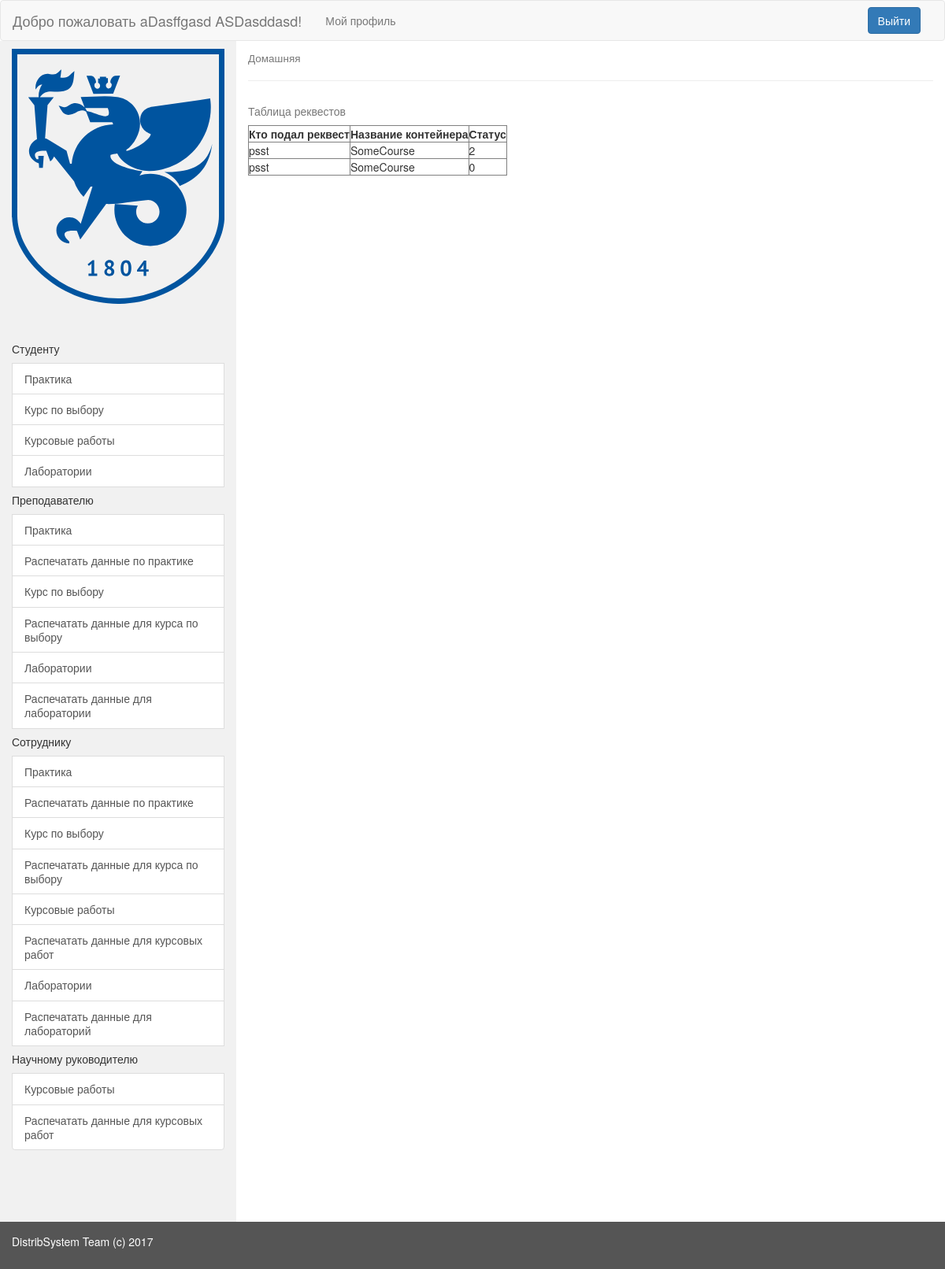
Screenshot of /distribution/my_profile/16/cooperator/Course/view_requests (signed in) with the database file from the repository.
### choose_distrib/models.py (models this page shows, shortened)
class Request(models.Model):
    student = models.ForeignKey(User, on_delete=models.CASCADE)
    container = models.ForeignKey(Container, on_delete=models.CASCADE)
    STATUS = (
        (0, 'SENDED'),
        (1, 'ACCEPTED'),
        (2, 'DECLINED'),
    )
    status = models.IntegerField(
        default=0,
        validators=[MaxValueValidator(2), MinValueValidator(0)],
        choices=STATUS
    )
    REQUESTTYPE = (
        ('Laboratory', 'laboratory'),
        ('Course', 'course'),
        ('Practice', 'practice'),
        ('ScienceHead', 'science_director')
    )
    request_type = models.CharField(max_length=20, choices=REQUESTTYPE)
    send_date = models.DateTimeField(auto_now_add=True)
    change_date = models.DateField(auto_now=True)

class Container(models.Model):
    container_name = models.CharField(max_length=100, verbose_name='Название')
    container_director = models.ManyToManyField(User)
    container_capacity = models.IntegerField(
        default=0,
        validators=[MaxValueValidator(300), MinValueValidator(0)]
    )
    CONTAINERCHOISE = (
        ('Laboratory', 'laboratory'),
        ('Course', 'course'),
        ('Practice', 'practice'),
        ('ScienceHead', 'science_director')
    )
    container_type = models.CharField(max_length=20, choices=CONTAINERCHOISE)
    def __str__(self):
        return self.container_name

### choose_distrib/views.py (the view)
# urls.py: url(r'^(?P<request_type>[A-z]+)/(?P<action_type>[A-z]+)$', views.coop_form, name='cooperator')]))
def coop_form(request, user_id, request_type, action_type):
    context = {}
    requests = []
    try:
        requests.append(list(Request.objects.filter(request_type=request_type)))
        context = {
            'user_id': user_id,
            "requests": requests,
        }
    except:
        messages.add_message(request, messages.INFO, 'Список заявок пуст')
    context.update(base_context(request))
    if action_type == 'view_requests':
        return render(request, 'accounts/parts/requests_table_without_buttons.html', context)
    if action_type == 'print_requests':
        return render(request, 'accounts/parts/print_template.html', context)

### userroles/utils.py (called while the page is built)
def get_entity_from_db(user, name):
    model = None
    try :
        model=getattr(module, name).objects.get(user=user)
        if model is not None:
            return model
    except:
        return None

### userroles/views.py (called while the page is built)
@login_required(login_url='/accounts/login')
def base_context(request):
    user = request.user
    is_student = get_entity_from_db(user, 'Student')
    is_cooperator = get_entity_from_db(user, 'Cooperator')
    is_professor = get_entity_from_db(user, 'Professor')
    is_sci_director = get_entity_from_db(user, 'ScientificDirector')
    context = {
        "user_id": user.id,
        "user_surname": user.last_name,
        "user_name": user.first_name,
        "user_email": user.email,
        "user_username": user.username,
        "is_student": is_student,
        "is_professor": is_professor,
        "is_cooperator": is_cooperator,
        "is_sci_director": is_sci_director
    }
    return context

### userroles/templates/accounts/parts/requests_table_without_buttons.html
{% extends 'accounts/my_profile.html' %}
{% block content %}
<table border="1">
  <caption>Таблица реквестов</caption>
  <tr>
    <th>Кто подал реквест</th>
    <th>Название контейнера</th>
    <th>Статус</th>
  </tr>
  <tr>
  {% for list in requests %}
      {% for req in list %}
      <td> {{ req.student }} </td>
      <td> {{ req.container }} </td>
      <td> {{ req.status }} </td>
  </tr>
    {% endfor %}
  {% endfor %}
</table>
{% endblock %}

### userroles/templates/accounts/my_profile.html (shortened to what this page needs)
{% load static %}
<!DOCTYPE html>
<html lang="en">
  <head>
    <link href="{% static 'userroles/css/bootstrap.min.css' %}" rel="stylesheet" type="text/css">
    <link rel="stylesheet" type="text/css" href="{% static 'userroles/css/style.css' %}">
  </head>
  <body>
    <nav class="navbar navbar-default">
      <div class="container-fluid">
        <div class="navbar-header">
          <a class="navbar-brand" href="{% url 'userroles:profile' user_id %}" >Добро пожаловать {{ user_name }} {{ user_surname }}!</a>
        </div>
        <div class="collapse navbar-collapse" id="topNavBar">
          <ul class="nav navbar-nav">
            <li class="">
              <a href="{% url 'userroles:profile' user_id %}">Мой профиль</a>
            </li>
          </ul>
          <form class="navbar-form navbar-right" action="{% url 'userroles:logout' %}">
            <button class="btn btn-primary" type="submit">Выйти</button>
          </form>
        </div>
      </div>
    </nav>
    <div class="container-fluid">
      <div class="row content">
        <div class="col-sm-3 sidenav">
          <img class="image-padding" src="{% static "userroles/img/profile_logo.svg" %}">
          <div class="list-group">
            <br><br>
            {% if is_student %}
              {% include "accounts/parts/menus/student_menu.html" %}
            {% endif %}
            {% if is_professor %}
              {% include "accounts/parts/menus/professor_menu.html" %}
            {% endif %}
            {% if is_cooperator %}
              {% include "accounts/parts/menus/cooperator_menu.html" %}
            {% endif %}
            {% if is_sci_director %}
              {% include "accounts/parts/menus/sci_dir_menu.html" %}
            {% endif %}
          </div>
        </div>
        <div class="col-sm-9">
          <h4><small>Домашняя</small></h4>
          <hr>
          {% block content %}
          {% endblock %}
        </div>
      </div>
    </div>
    <footer class="container-fluid">
      <p>DistribSystem Team (c) 2017</p>
    </footer>
  </body>
</html>

### userroles/static/userroles/css/style.css (style rules this page uses)
.image-padding { padding-top: 10px; }
.row.content { height: 1500px }
.sidenav { background-color: #f1f1f1; height: 100%; }
footer { background-color: #555; color: white; padding: 15px; }
.navbar { margin-bottom: 0px; }

### rows the page displays
Request: student "psst", container "SomeCourse", status "2"
Request: student "psst", container "SomeCourse", status "0"

### other values shown
{{ user_name }} "aDasffgasd"
{{ user_surname }} "ASDasddasd"
